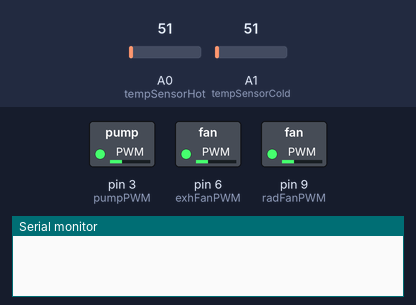
A sketch run on a simulated Arduino Uno, built with avr-gcc and run on an emulated ATmega328P. On the bench: switched loads named in the sketch (green lamp = pin HIGH), the last lines printed to the serial monitor. The test bench sets the inputs (shaded band); at power-on: A0 (tempSensorHot) = 51, A1 (tempSensorCold) = 51.

Above: at 0.2 s.
At 5.2 s:
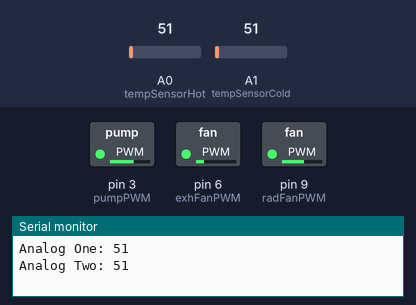
Timing chart, 0 to 6.7 s (numbered marks = the images above):
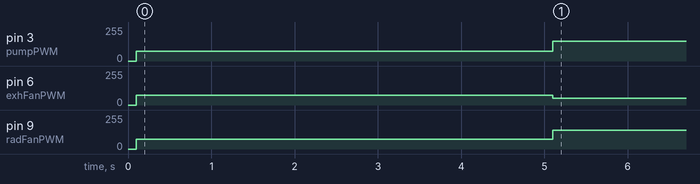

The sketch:

controlFinalV2.ino
```cpp
// Cool Loops Loop Control
// by: Richard Durante

#include <PWM.h>
#include <stdio.h>
#include <stdlib.h>

const byte pumpPWM = 3;					// pump control connected to digital pin 3
const byte radFanPWM = 9;				// radiator fans connected to digital pin 5
const byte exhFanPWM = 6;				// large fan connected to digital pin 6

const byte tempSensorHot = A0;			// temperature sensor hot analog pin
const byte tempSensorCold = A1;			// temperature sensor cold analog pin

const byte flowSensorHot = A2;			// flow sensor hot analog pin
const byte flowSensorCold = A3;			// flow sensor cold analog pin

const byte fanRPMPin = 2;				// fan RPM readings
const byte pumpRPMPin = 7;				// pump RPM reading
const byte meterPin1R = 2;
const byte meterPin1L = 2;

int dutyCycleStart = 75;				// startup duty cycle (0-255)
int dutyCycleExhFan = 50;				// steady state duty cycle for fan/pump set
int dutyCycleRadFan = 140;
int dutyCyclePump = 150;

int analogOneVal;
int analogTwoVal;

// int fanRPM;							// variable to output fan RPM
int rpmCounter;							// counter for number of interrupts (hall effect) per second

int32_t pwmFrequency = 24000;			// set PWM frequency for system to 24.0kHz

void setup() {
	InitTimersSafe();					// initialize all timers except for 0, to save time keeping functions
	Serial.begin(115200);
	delay(100);

	// RPM Counter Setup
	pinMode(fanRPMPin, INPUT);
	attachInterrupt(fanRPMPin, rpm, RISING);

        // Flow Meter Setup
        pinMode(meterPin1R, INPUT);
        attachInterrupt(meterPin1R, rpm, RISING);

    // Pump Setup
	SetPinFrequencySafe(pumpPWM, pwmFrequency);
	pinMode(pumpPWM, OUTPUT);
	pwmWrite(pumpPWM, dutyCycleStart);

	// 200mm Exhaust Fan Setup
	SetPinFrequencySafe(exhFanPWM, pwmFrequency);
	pinMode(exhFanPWM, OUTPUT);
	pwmWrite(exhFanPWM, dutyCycleStart);

	// 120mm Radiator Fans Setup
  	SetPinFrequencySafe(radFanPWM,pwmFrequency);
	pinMode(radFanPWM, OUTPUT);
	pwmWrite(radFanPWM,dutyCycleStart);
        delay(5000);
}

// Interrupt to count the fan RPM
 void rpm() {
  rpmCounter++;
}

void loop() {

    // Control for PWM
    pwmWrite(radFanPWM,dutyCycleRadFan);
    // fanRPMOutput(rotationCount);

    pwmWrite(pumpPWM,dutyCyclePump);
    // pumpRPMoutput(rotationCount);

    pwmWrite(exhFanPWM,dutyCycleExhFan);
    // delay(10);

    analogOneVal = analogRead(tempSensorHot);
    analogTwoVal = analogRead(tempSensorCold);

    Serial.print("Analog One: ");
    Serial.println(analogOneVal);

    Serial.print("Analog Two: ");
    Serial.println(analogTwoVal);

    delay(1000);

}

int fanRPMOutput(int rpmCounter) {
	int fanRPM;

	rpmCounter = 0;							// reset rotation counter to 0
	sei();									// enable interrupts
	delay(1000);							// pause 1 second
	cli();									// disable interrupts

	fanRPM = (rpmCounter * 60) / 2;			// take count of interrupts over 1 second, multiply by 60 (for minute) and div by 2 for bipolar hall effect sensor
	Serial.print("Fan RPM: ");				// output fan RPM
	Serial.println(fanRPM, DEC);

}

int flowMeterCold(int rpmCounter) {
	int flowMeter;

	rpmCounter = 0;							// reset rotation counter to 0
	sei();									// enable interrupts
	delay(1000);							// pause 1 second
	cli();									// disable interrupts

	flowMeter = (rpmCounter * 60) / 2;			// take count of interrupts over 1 second, multiply by 60 (for minute) and div by 2 for bipolar hall effect sensor
	Serial.print("Flow RPM: ");				// output fan RPM
	Serial.println(flowMeter, DEC);

}


int tempSense(int THot, int TCold) {

	TCold = analogRead(tempSensorCold);
	THot = analogRead(tempSensorHot);
	int deltaT = THot - TCold;

}
```

Measured:
- by itself, pin 3 (pumpPWM): 75/255 → 150/255 at 5.1 s
- by itself, pin 6 (exhFanPWM): 75/255 → 50/255 at 5.1 s
- by itself, pin 9 (radFanPWM): 75/255 → 140/255 at 5.1 s
